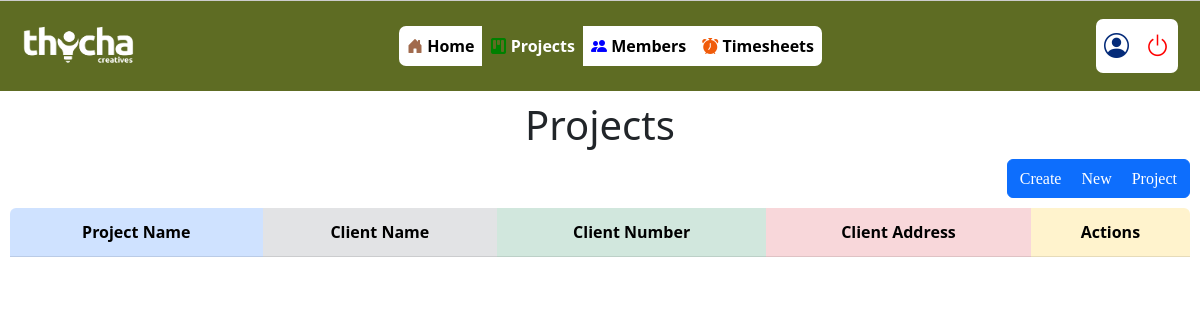
The app's page /projects/ (signed in), older data.
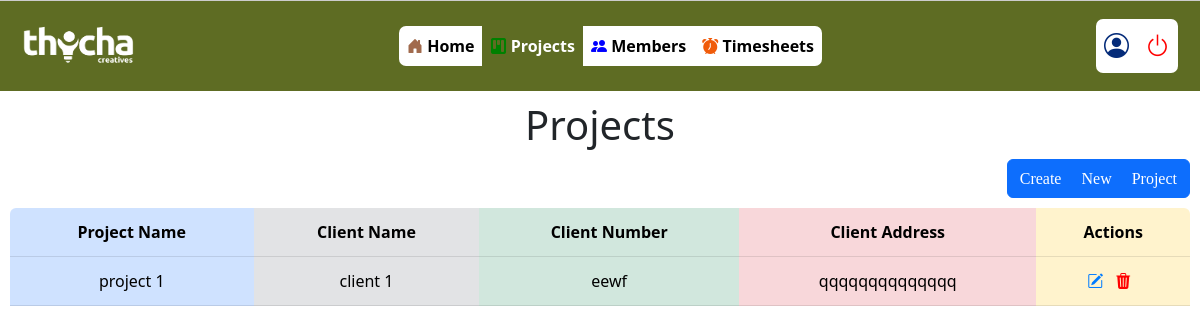
The same page, newer data.
### Core/models.py (models this page shows, shortened)
class Projects(models.Model):
    project_name = models.CharField(max_length=100)
    project_client_name = models.CharField(max_length=100)
    project_client_number = models.CharField(max_length=20)
    project_client_address = models.CharField(max_length=100)

### Core/views.py (the view)
# urls.py: path('projects/', views.project_list, name='project-list'),
@login_required
def project_list(request):
    projects = Projects.objects.all()
    return render(request, 'project_list.html', {'projects': projects})

### Core/templates/project_list.html (shortened to what this page needs)
{% extends 'base.html' %}
{% load static %}
{% block content %}
    <nav class="navbar navbar-expand-lg navbar-light">
        <div class="container-fluid">
            <img src="{% static 'img/logo/thycha white-01.png' %}" alt="Your Logo">
            <div class="collapse navbar-collapse" id="navbarNav">
                <ul class="navbar-nav text-center ms-auto">
                    <li class="nav-item">
                        <a class="nav-link" href="{% url 'index' %}"><i class="bi bi-house-door-fill"></i> Home</a>
                    </li>
                    <li class="nav-item active">
                        <a class="nav-link" href="{% url 'project-list' %}"><i class="bi bi-kanban-fill"></i> Projects</a>
                    </li>
                    <li class="nav-item">
                        <a class="nav-link" href="{% url 'employee-list' %}"><i class="bi bi-people-fill"></i> Members</a>
                    </li>
                    <li class="nav-item">
                        <a class="nav-link" href="{% url 'timesheet-list' %}"><i class="bi bi-alarm-fill"></i> Timesheets</a>
                    </li>
                </ul>
                <ul class="navbar-nav text-center ms-auto">
                    <li class="nav-item">
                        <a class="nav-link" href="#"><i class="bi bi-person-circle"></i></a>
                    </li>
                    <li class="nav-item">
                        <a class="nav-link" href="{% url 'logout' %}"><i class="bi bi-power"></i></a>
                    </li>
                </ul>
            </div>
        </div>
    </nav>
    <div class="head">
        <h1>Projects</h1>
    </div>
    <div class="create-project">
        <button class="btn btn-primary">
            <a href="{% url 'project-create' %}">Create New Project</a>
        </button>
    </div>
    <div class="table-responsive ">
        <table class="table">
            <thead>
                <tr class="text-center">
                    <th scope="col" class="table-primary text-nowrap">Project Name</th>
                    <th scope="col" class="table-secondary text-nowrap">Client Name</th>
                    <th scope="col" class="table-success text-nowrap">Client Number</th>
                    <th scope="col" class="table-danger text-nowrap">Client Address</th>
                    <th scope="col" class="table-warning text-nowrap">Actions</th>
                </tr>
            </thead>
            <tbody>
                {% for project in projects %}
                    <tr class="text-center">
                        <td class="table-primary text-nowrap">{{ project.project_name }}</td>
                        <td class="table-secondary text-nowrap">{{ project.project_client_name }}</td>
                        <td class="table-success text-nowrap">{{ project.project_client_number }}</td>
                        <td class="table-danger text-nowrap">{{ project.project_client_address }}</td>
                        <td class="table-warning text-nowrap">
                            <a href="{% url 'project-update' project.pk %}"><i class="bi bi-pencil-square"></i></a>
                            <a href="{% url 'project-delete' project.pk %}" onclick="return confirm('Are you sure you want to delete this ?')">
                                <i class="bi bi-trash3-fill table-delete"></i>
                            </a>
                        </td>
                    </tr>
                {% endfor %}
            </tbody>
        </table>
    </div>
{% endblock content %}

Row changes from the older to the newer data that the page shows:
added Projects: project_name "project 1", project_client_name "client 1", project_client_number "eewf", project_client_address "qqqqqqqqqqqqqq"
